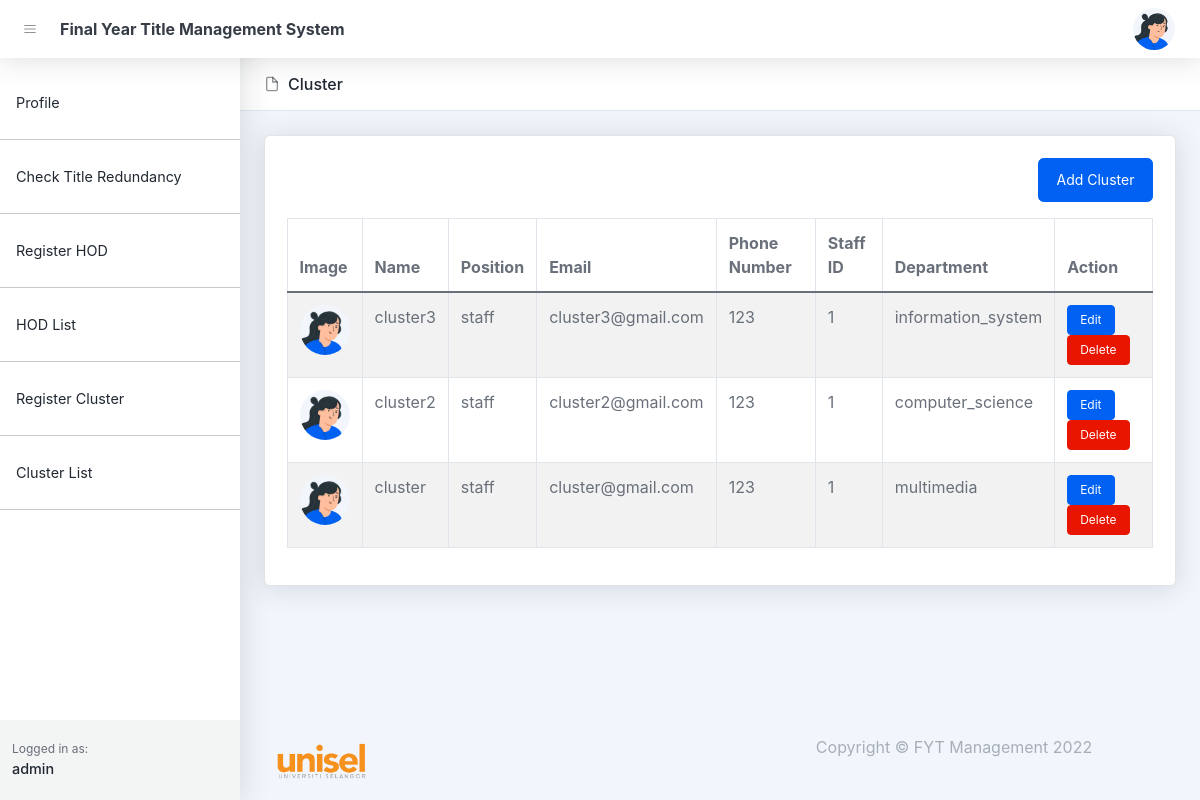
The app's page /cluster-list.php (signed in) with its own data.
### tables this page shows
CREATE TABLE `users` (
  `id` bigint(20) UNSIGNED NOT NULL,
  `name` varchar(255) NOT NULL,
  `email` varchar(255) DEFAULT NULL,
  `handphone` varchar(255) DEFAULT NULL,
  `roles` varchar(255) DEFAULT NULL,
  `password` varchar(255) DEFAULT NULL,
  `image` text DEFAULT NULL,
  `created_at` timestamp NULL DEFAULT NULL,
  `updated_at` timestamp NULL DEFAULT NULL
);

CREATE TABLE `staffs` (
  `id` bigint(20) UNSIGNED NOT NULL,
  `user_id` bigint(20) NOT NULL,
  `roles` varchar(255) DEFAULT NULL,
  `staff_id` varchar(255) DEFAULT NULL,
  `department` varchar(255) DEFAULT NULL,
  `fypcoordinator_status` varchar(255) DEFAULT NULL,
  `cluster_status` varchar(255) DEFAULT NULL,
  `status` varchar(255) DEFAULT NULL,
  `created_at` timestamp NULL DEFAULT NULL,
  `updated_at` timestamp NULL DEFAULT NULL,
  `cluster_id` varchar(255) DEFAULT NULL
);

### cluster-list.php (the view, shortened to what this page needs)
<!DOCTYPE html>
<html lang="en">
    <head>
       <?php include('layout_admin/header.php')?>
    </head>
    <body class="nav-fixed">
        <?php include('layout_admin/navbar.php')?>
        <div id="layoutSidenav">
            <div id="layoutSidenav_nav">
                <?php include('layout_admin/sidenav.php')?>
            </div>
            <div id="layoutSidenav_content">
                <main>
                    <header class="page-header page-header-compact page-header-light border-bottom bg-white mb-4">
                        <div class="container-xl px-4">
                            <div class="page-header-content">
                                <div class="row align-items-center justify-content-between pt-3">
                                    <div class="col-auto mb-3">
                                        <h1 class="page-header-title">
                                            <div class="page-header-icon"><i data-feather="file"></i></div>
                                            Cluster
                                        </h1>
                                    </div>
                                </div>
                            </div>
                        </div>
                    </header>
                    <?php
                        $conn = setDbConnection();
                        $clusters = null;
                        $query = "select users.* , staffs.id as cluster_id, staffs.staff_id, staffs.department, staffs.cluster_status from users
                        left join staffs on staffs.user_id = users.id
                        where staffs.roles = 'cluster' order by users.id desc";
                        $result = $conn->query($query);
                        if ($result->num_rows > 0) {
                            while ($row = $result->fetch_assoc()) {
                                $clusters[] = $row;
                            }
                        }
                    ?>
                    <div class="container-xl px-4">
                        <div class="card mb-4">
                            <div class="card-body">
                                <div class="d-flex justify-content-end align-items-center mb-3">
                                    <a href="/fyp/register-cluster.php" class="btn btn-primary">Add Cluster</a>
                                </div>
                                <table class="table table-bordered table-striped table-hover">
                                    <thead>
                                        <tr>
                                            <th>Image</th>
                                            <th>Name</th>
                                            <th>Position</th>
                                            <th>Email</th>
                                            <th>Phone Number</th>
                                            <th>Staff ID</th>
                                            <th>Department</th>
                                            <th>Action</th>
                                        </tr>
                                    </thead>
                                    <tbody>
                                        <?php
                                            if( $clusters != NULL){
                                                foreach ($clusters as $key => $value) {
                                                    $image = null;
                                                    if(isset($value['image'])){
                                                        $image = '<img class="user-img" src="/fyp/assets/profile/'.$value['image'].'">';
                                                    }else{
                                                        $image = '<img class="user-img" src="/fyp/assets/img/illustrations/profiles/profile-1.png">';
                                                    }
                                                    echo '
                                                    <tr>
                                                        <td>'.$image.'</td>
                                                        <td>'.$value['name'].'</td>
                                                        <td>'.$value['roles'].'</td>
                                                        <td>'.$value['email'].'</td>
                                                        <td>'.$value['handphone'].'</td>
                                                        <td>'.$value['staff_id'].'</td>
                                                        <td>'.$value['department'].'</td>
                                                        <td class="">
                                                            <a href="edit-hod.php?hod_id='.$value['id'].'" class="btn btn-sm btn-primary">Edit</a>
                                                            <a href="controllers/delete-hod.php?hod_id='.$value['id'].'" class="btn btn-sm btn-danger">Delete</a>
                                                        </td>
                                                    </tr>';
                                                }
                                            }else{
                                                echo '<tr><td colspan=8>No Cluster Created</td></tr>';
                                            }
                                        ?>
                                    </tbody>
                                </table>
                            </div>
                        </div>
                    </div>
                </main>
                <?php include('layout_admin/footer.php')?>
            </div>
        </div>
    </body>
</html>

### cluster-list.php (style rules this page uses)
.user-img { width: 50px; height: 50px; border-radius: 50%; }

### records on screen
users: name "cluster3", roles "staff", email "cluster3@gmail.com", handphone "123", staffs.staff_id "1", staffs.department "information_system"
users: name "cluster2", roles "staff", email "cluster2@gmail.com", handphone "123", staffs.staff_id "1", staffs.department "computer_science"
users: name "cluster", roles "staff", email "cluster@gmail.com", handphone "123", staffs.staff_id "1", staffs.department "multimedia"

### other values on screen
$dahboard "Check Title Redundancy"
$_SESSION['name'] "admin"
